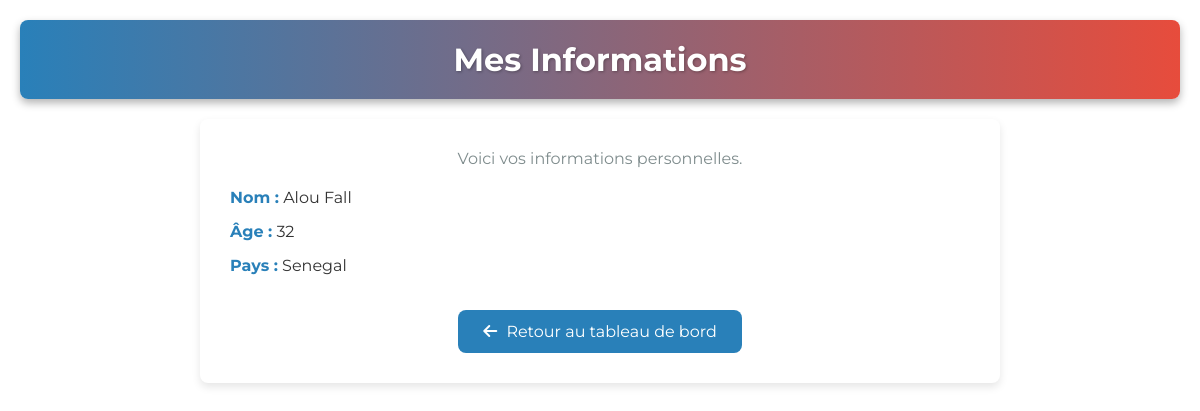
Screenshot of /sprint_meetNV/athlete/mes_informations.php (signed in) with the database file from the repository.
### tables this page shows
CREATE TABLE users (
  id int NOT NULL,
  nom varchar(100) NOT NULL,
  prenom varchar(100) NOT NULL,
  email varchar(100) NOT NULL,
  mot_de_passe varchar(255) NOT NULL,
  role enum('admin','arbitre','athlete') NOT NULL DEFAULT 'athlete',
  profil enum('individuel','equipe') DEFAULT 'individuel',
  sexe enum('homme','femme') DEFAULT 'homme',
  pays varchar(100) DEFAULT NULL,
  age int DEFAULT NULL,
  club varchar(100) DEFAULT NULL,
  discipline varchar(50) DEFAULT NULL,
  discipline_equipe varchar(50) DEFAULT NULL,
  record_officiel varchar(20) DEFAULT NULL,
  fichier_record varchar(255) DEFAULT NULL,
  diplome varchar(255) DEFAULT NULL,
  piece_identite varchar(255) DEFAULT NULL,
  identifiant varchar(100) DEFAULT NULL,
  fichier_certif varchar(255) DEFAULT NULL,
  date_creation timestamp NOT NULL DEFAULT CURRENT_TIMESTAMP
);

### sprint_meetNV/athlete/mes_informations.php (the view, shortened to what this page needs)
<?php
require_once '../includes/db_connect.php';
$user_id = $_SESSION['user_id'];
$sql = "SELECT nom, prenom, age, pays
        FROM users
        WHERE id = '$user_id'";
$result = mysqli_query($conn, $sql);
$user = mysqli_fetch_assoc($result);
?>
<!DOCTYPE html>
<html lang="fr">
<head>
    <link rel="stylesheet" href="https://cdnjs.cloudflare.com/ajax/libs/font-awesome/6.4.0/css/all.min.css">
</head>
<body>
    <header>
        <h1>Mes Informations</h1>
    </header>
    <section class="info-section">
        <p class="intro">Voici vos informations personnelles.</p>
        <div class="info-box">
            <p><strong>Nom :</strong> <?php echo htmlspecialchars($user['prenom'] . " " . $user['nom']); ?></p>
            <p><strong>Âge :</strong> <?php echo htmlspecialchars($user['age'] ?? 'Non renseigné'); ?></p>
            <p><strong>Pays :</strong> <?php echo htmlspecialchars($user['pays'] ?? 'Non renseigné'); ?></p>
        </div>
        <a href="dashboard_athlete.php" class="retour"><i class="fas fa-arrow-left"></i> Retour au tableau de bord</a>
    </section>
</body>
</html>

### sprint_meetNV/athlete/mes_informations.php (style rules this page uses)
:root { --primary-blue: #2980b9; --secondary-red: #e74c3c; --white: #fff; --black: #000; }
* { margin: 0; padding: 0; box-sizing: border-box; }
body { font-family: 'Montserrat', sans-serif; background: var(--white); color: var(--black); text-align: center; min-height: 100vh; overflow-x: hidden; padding: 20px; }
header { display: flex; align-items: center; justify-content: center; background: linear-gradient(90deg, var(--primary-blue), var(--secondary-red)); padding: 20px; border-radius: 8px; margin-bottom: 20px; box-shadow: 0 4px 8px rgba(0,0,0,0.3); color: var(--white); }
h1 { font-size: 2rem; text-shadow: 1px 1px 3px rgba(0,0,0,0.3); }
.info-section { background: var(--white); padding: 30px; border-radius: 8px; box-shadow: 0 4px 8px rgba(0,0,0,0.1); max-width: 800px; margin: 0 auto; }
.info-section p.intro { color: #7f8c8d; font-size: 1rem; margin-bottom: 20px; }
.info-box { margin-top: 20px; text-align: left; }
.info-box p { margin: 15px 0; font-size: 1rem; color: #333; }
.info-box p strong { color: var(--primary-blue); font-weight: bold; }
.retour { display: inline-block; padding: 12px 25px; background: var(--primary-blue); color: var(--white); text-decoration: none; border-radius: 8px; margin-top: 20px; transition: background-color 0.3s ease, transform 0.3s ease; }
.retour i { margin-right: 5px; }

### rows the page displays
users: prenom+nom "Alou Fall", age "32", pays "Senegal"
